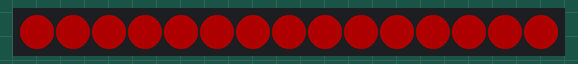
Simulated run of this program. Board: Raspberry Pi Pico running MicroPython. Shown: 15 RGB LEDs in strip order, left to right. Dim RGB values are drawn brighter than linear.

Above: at 0.45 s.
At 39.39 s:
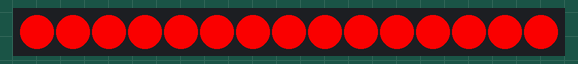

The program:

Day_12e.py
```python
'''
Fading lights
'''

# Imports
import time
from machine import Pin, ADC
from neopixel import NeoPixel

# Define the strip pin number (28) and number of LEDs (15)
strand = NeoPixel(Pin(28), 15)

# Set up the potentiometer on ADC pin 26
potentiometer = ADC(Pin(26))

# Define our button pin
button = Pin(15, Pin.IN, Pin.PULL_DOWN)

# Colour variables
red = 255,0,0
green = 0,255,0
blue= 0,0,255

# Define colour list
colours = [red, green, blue]

# Set up delay
delay = 0.005

while True:

    for i in range(0, 255, 1):

        strand.fill((i, 0, 0))
        strand.write()

        time.sleep(delay)

    for i in range(255, 1, -1):

        strand.fill((i, 0, 0))
        strand.write()

        time.sleep(delay)       
```
